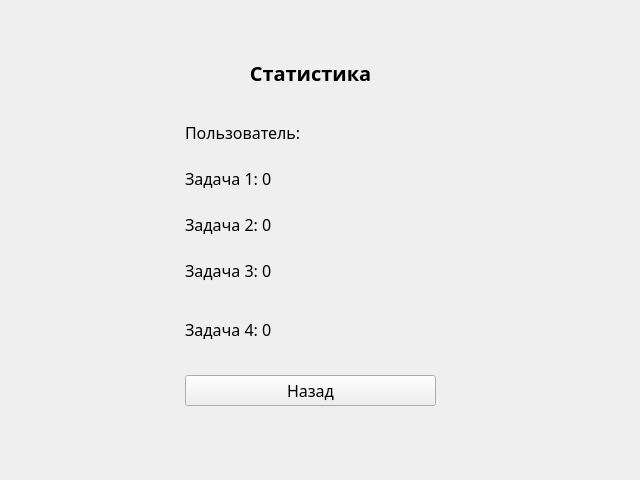
<?xml version="1.0" encoding="UTF-8"?>
<ui version="4.0">
 <class>statswidget</class>
 <widget class="QWidget" name="statswidget">
  <property name="geometry">
   <rect>
    <x>0</x>
    <y>0</y>
    <width>640</width>
    <height>480</height>
   </rect>
  </property>
  <property name="font">
   <font>
    <family>Sitka</family>
    <pointsize>12</pointsize>
   </font>
  </property>
  <property name="windowTitle">
   <string>Form</string>
  </property>
  <widget class="QWidget" name="verticalLayoutWidget">
   <property name="geometry">
    <rect>
     <x>170</x>
     <y>30</y>
     <width>281</width>
     <height>391</height>
    </rect>
   </property>
   <layout class="QVBoxLayout" name="verticalLayout" stretch="2,1,1,1,1,2,0">
    <property name="spacing">
     <number>18</number>
    </property>
    <property name="leftMargin">
     <number>15</number>
    </property>
    <property name="topMargin">
     <number>15</number>
    </property>
    <property name="rightMargin">
     <number>15</number>
    </property>
    <property name="bottomMargin">
     <number>15</number>
    </property>
    <item>
     <widget class="QLabel" name="labelTitle">
      <property name="font">
       <font>
        <family>Sitka</family>
        <pointsize>15</pointsize>
        <bold>true</bold>
       </font>
      </property>
      <property name="text">
       <string>Статистика</string>
      </property>
      <property name="alignment">
       <set>Qt::AlignmentFlag::AlignCenter</set>
      </property>
     </widget>
    </item>
    <item>
     <widget class="QLabel" name="label_2">
      <property name="text">
       <string>Пользователь: &lt;login&gt;</string>
      </property>
     </widget>
    </item>
    <item>
     <widget class="QLabel" name="labelT1">
      <property name="text">
       <string>Задача 1: 0</string>
      </property>
     </widget>
    </item>
    <item>
     <widget class="QLabel" name="labelT2">
      <property name="text">
       <string>Задача 2: 0</string>
      </property>
     </widget>
    </item>
    <item>
     <widget class="QLabel" name="labelT3">
      <property name="text">
       <string>Задача 3: 0</string>
      </property>
     </widget>
    </item>
    <item>
     <widget class="QLabel" name="labelT4">
      <property name="text">
       <string>Задача 4: 0</string>
      </property>
     </widget>
    </item>
    <item>
     <widget class="QPushButton" name="btnBack">
      <property name="text">
       <string>Назад</string>
      </property>
     </widget>
    </item>
   </layout>
  </widget>
 </widget>
 <resources/>
 <connections/>
</ui>
